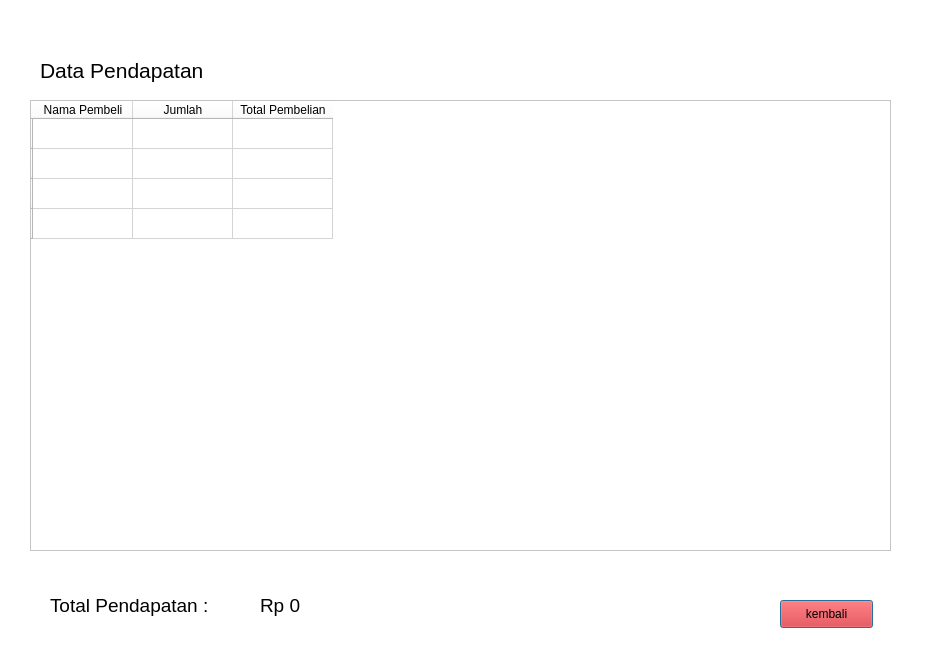
<?xml version="1.0" encoding="UTF-8"?>
<ui version="4.0">
 <class>Dialog</class>
 <widget class="QDialog" name="Dialog">
  <property name="geometry">
   <rect>
    <x>0</x>
    <y>0</y>
    <width>936</width>
    <height>668</height>
   </rect>
  </property>
  <property name="windowTitle">
   <string>Dialog</string>
  </property>
  <widget class="QWidget" name="widget_2" native="true">
   <property name="geometry">
    <rect>
     <x>0</x>
     <y>0</y>
     <width>941</width>
     <height>671</height>
    </rect>
   </property>
   <property name="styleSheet">
    <string notr="true">background-color: rgb(255, 255, 255);</string>
   </property>
   <widget class="QLabel" name="label_3">
    <property name="geometry">
     <rect>
      <x>40</x>
      <y>40</y>
      <width>231</width>
      <height>61</height>
     </rect>
    </property>
    <property name="minimumSize">
     <size>
      <width>0</width>
      <height>16</height>
     </size>
    </property>
    <property name="text">
     <string>&lt;html&gt;&lt;head/&gt;&lt;body&gt;&lt;p&gt;&lt;span style=&quot; font-size:16pt;&quot;&gt;Data Pendapatan&lt;/span&gt;&lt;/p&gt;&lt;/body&gt;&lt;/html&gt;</string>
    </property>
   </widget>
   <widget class="QTableWidget" name="tableWidget_2">
    <property name="geometry">
     <rect>
      <x>30</x>
      <y>100</y>
      <width>861</width>
      <height>451</height>
     </rect>
    </property>
    <property name="styleSheet">
     <string notr="true"/>
    </property>
    <row>
     <property name="text">
      <string/>
     </property>
    </row>
    <row>
     <property name="text">
      <string/>
     </property>
    </row>
    <row>
     <property name="text">
      <string/>
     </property>
    </row>
    <row>
     <property name="text">
      <string/>
     </property>
    </row>
    <column>
     <property name="text">
      <string>Nama Pembeli</string>
     </property>
    </column>
    <column>
     <property name="text">
      <string>Jumlah</string>
     </property>
    </column>
    <column>
     <property name="text">
      <string>Total Pembelian</string>
     </property>
    </column>
   </widget>
   <widget class="QLabel" name="label_9">
    <property name="geometry">
     <rect>
      <x>50</x>
      <y>580</y>
      <width>191</width>
      <height>51</height>
     </rect>
    </property>
    <property name="text">
     <string>&lt;html&gt;&lt;head/&gt;&lt;body&gt;&lt;p&gt;&lt;span style=&quot; font-size:14pt;&quot;&gt;Total Pendapatan :&lt;/span&gt;&lt;/p&gt;&lt;/body&gt;&lt;/html&gt;</string>
    </property>
   </widget>
   <widget class="QLabel" name="Total">
    <property name="geometry">
     <rect>
      <x>260</x>
      <y>590</y>
      <width>261</width>
      <height>31</height>
     </rect>
    </property>
    <property name="text">
     <string>&lt;html&gt;&lt;head/&gt;&lt;body&gt;&lt;p&gt;&lt;span style=&quot; font-size:14pt;&quot;&gt;Rp 0&lt;/span&gt;&lt;/p&gt;&lt;/body&gt;&lt;/html&gt;</string>
    </property>
   </widget>
   <widget class="QPushButton" name="keluar">
    <property name="geometry">
     <rect>
      <x>780</x>
      <y>600</y>
      <width>93</width>
      <height>28</height>
     </rect>
    </property>
    <property name="styleSheet">
     <string notr="true">background-color: rgb(255, 0, 0);</string>
    </property>
    <property name="text">
     <string>kembali</string>
    </property>
   </widget>
  </widget>
 </widget>
 <resources/>
 <connections/>
</ui>
